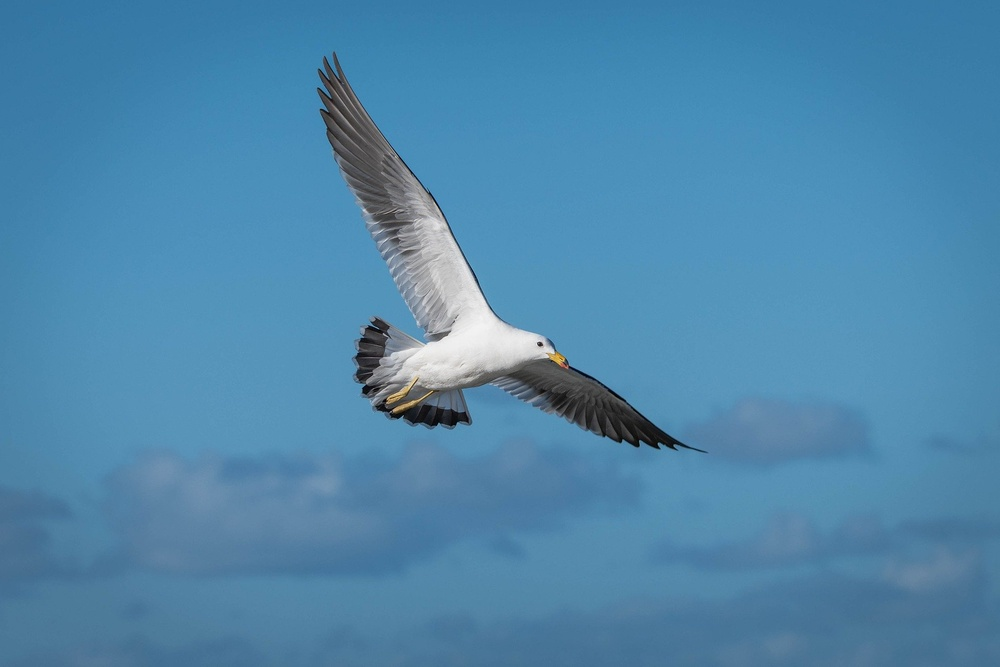
#> input picture Bird.jpg, 1000 x 667 px, shrunk from 1920 x 1280 before the run, found by its file name
$ jupyter execute objectdetection.ipynb
#> lines starting #> are read from the running program, lines starting #| are printed output that depends on the picture; after the words box and inside, x2 and y2 are one past the last pixel; in counts of white or black regions, pixels touching at a corner belong together
[cell 1]
import cv2
import numpy as np
import matplotlib.pyplot as plt

# Load the image (replace this with your image loading code)
image = cv2.imread('bird.jpg')
#> image is the input picture: shape (667, 1000, 3); mean B, G, R 171.1, 134.7, 78.5

# Convert the image to grayscale
gray_image = cv2.cvtColor(image, cv2.COLOR_BGR2GRAY)
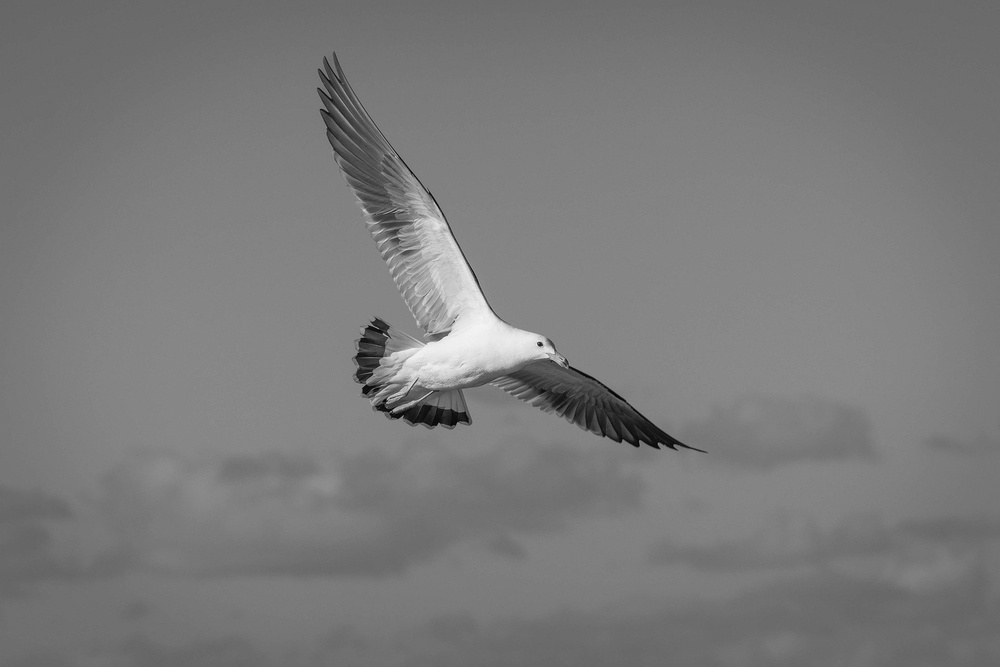
#> gray_image: shape (667, 1000); min 0, max 244, mean 122.1

# Apply edge detection using Canny
edges = cv2.Canny(gray_image, threshold1=100, threshold2=200)
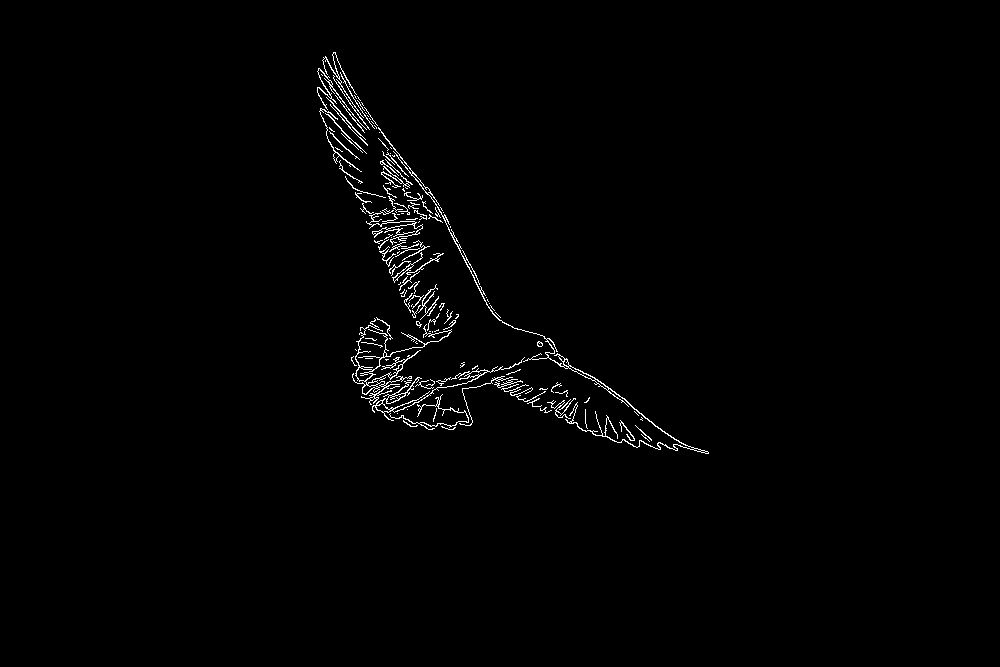
#> edges: shape (667, 1000); 1.1% white in thin lines or dots, all inside (x1, y1, x2, y2) = (317, 52, 709, 454)

# Find contours in the edge image
contours, _ = cv2.findContours(edges, cv2.RETR_EXTERNAL, cv2.CHAIN_APPROX_SIMPLE)
#> contours = 139 contours, 121 with area under 20; largest, box (x1, y1, x2, y2) and area: (378, 127, 709, 454) 594, (352, 318, 452, 405) 512, (372, 357, 525, 421) 365, (392, 252, 423, 283) 77, (366, 208, 423, 245) 76

# Draw bounding boxes around detected objects
detected_objects_image = image.copy()
for contour in contours:
    x, y, w, h = cv2.boundingRect(contour)
    cv2.rectangle(detected_objects_image, (x, y), (x + w, y + h), (0, 255, 0), 2)
#> this loop made 139 passes
#> (x, y, w, h) on passes 1, 2, 3, 4, 5, 6, 7, 9, 10, 11, 12, 13: (641, 434, 9, 8), (441, 426, 15, 4), (635, 425, 17, 16), (619, 420, 16, 21), (403, 420, 15, 7), (640, 417, 3, 4), (397, 413, 1, 1), (585, 409, 3, 20), (407, 409, 1, 1), (433, 408, 4, 14), (540, 407, 12, 6), (559, 399, 12, 11)
#> (contour, x, y, w, h) on passes 8, 26, 34, 35, 38, 43: ([[634, 411], [638, 415]], 634, 411, 5, 5), ([[407, 380], [411, 380]], 407, 380, 5, 1), ([[385, 359], [386, 360], [387, 359], [388, 359]], 385, 359, 4, 2), ([[365, 358], [372, 358]], 365, 358, 8, 1), ([[355, 349], [356, 350]], 355, 349, 2, 2), ([[432, 331], [432, 332]], 432, 331, 1, 2)
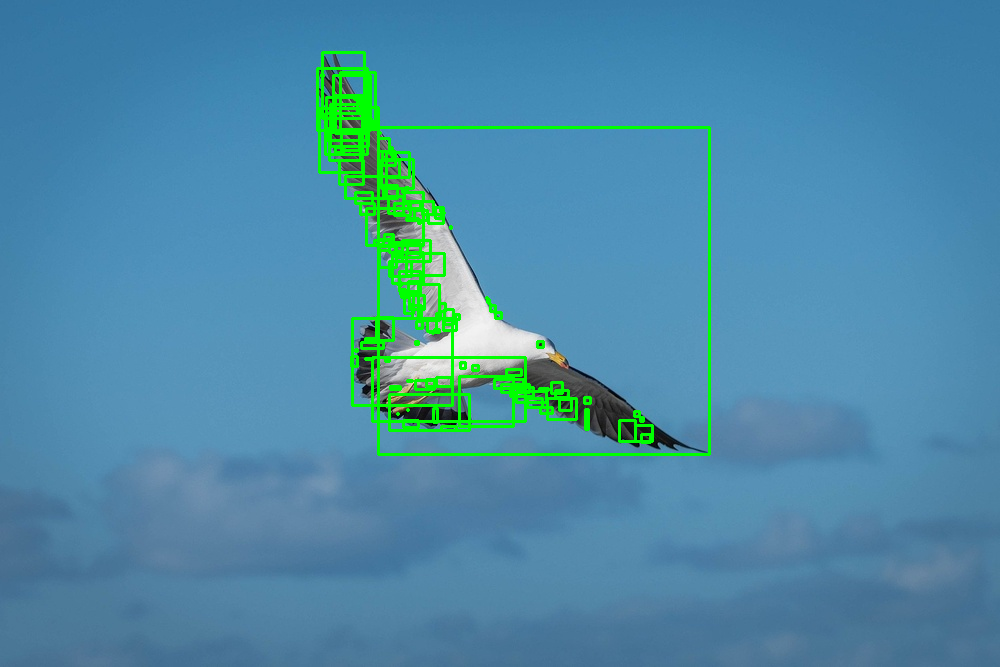
#> detected_objects_image: shape (667, 1000, 3); 3.24% of pixels changed, all inside (x1, y1, x2, y2) = (316, 51, 711, 456)

# Display the resulting image with bounding boxes
plt.imshow(cv2.cvtColor(detected_objects_image, cv2.COLOR_BGR2RGB))
plt.axis('off')
plt.show()
